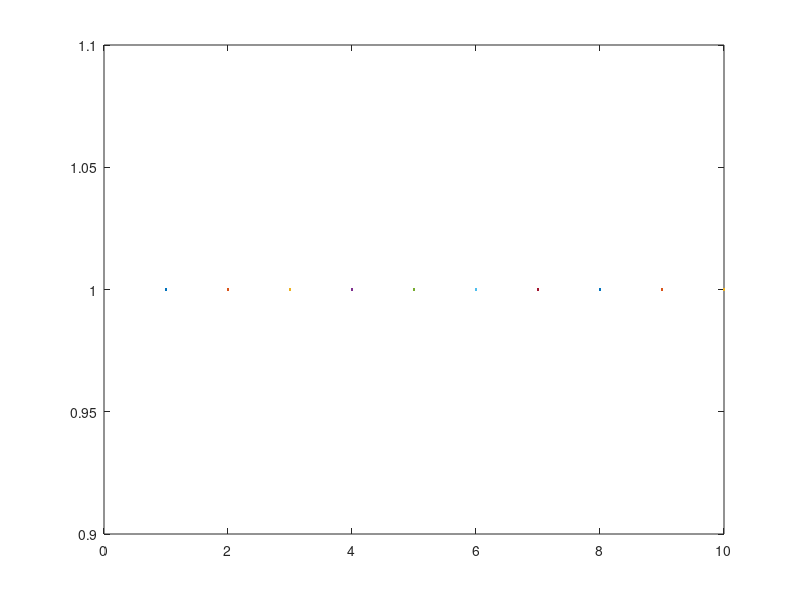

Write MATLAB code to recreate this figure. (Note: this script raises an error after producing the figure.)
clear
close all

durations = 1;
DP = 1;
E = 1:10;

for i_tau = 1:length(durations)
    tau = durations(i_tau);
    for i_DP = 1:length(DP)
        JPD = 1;
        P_wec_DP = 1;
        P_wec_tau_DP = 1;
        for i = 1:length(E)
            P_lim = E / tau;
            P_load = 1;
            p_empty = 1;
            p_full = 1;
            P_load = P_load * 1;
            cv = 1;
        end
        figure
        plot(E,cv)
        DP_star = DP(i_DP) : DP(end);
        for i_DPstar = 1:length(DP_star)
            E_DPstar = 1;
            c = 1;
        end
    end
    c_min = 1;
end

% get power PDF for min LCOE design

% plot pareto front
pareto_curve_heuristics()
figure(2)

